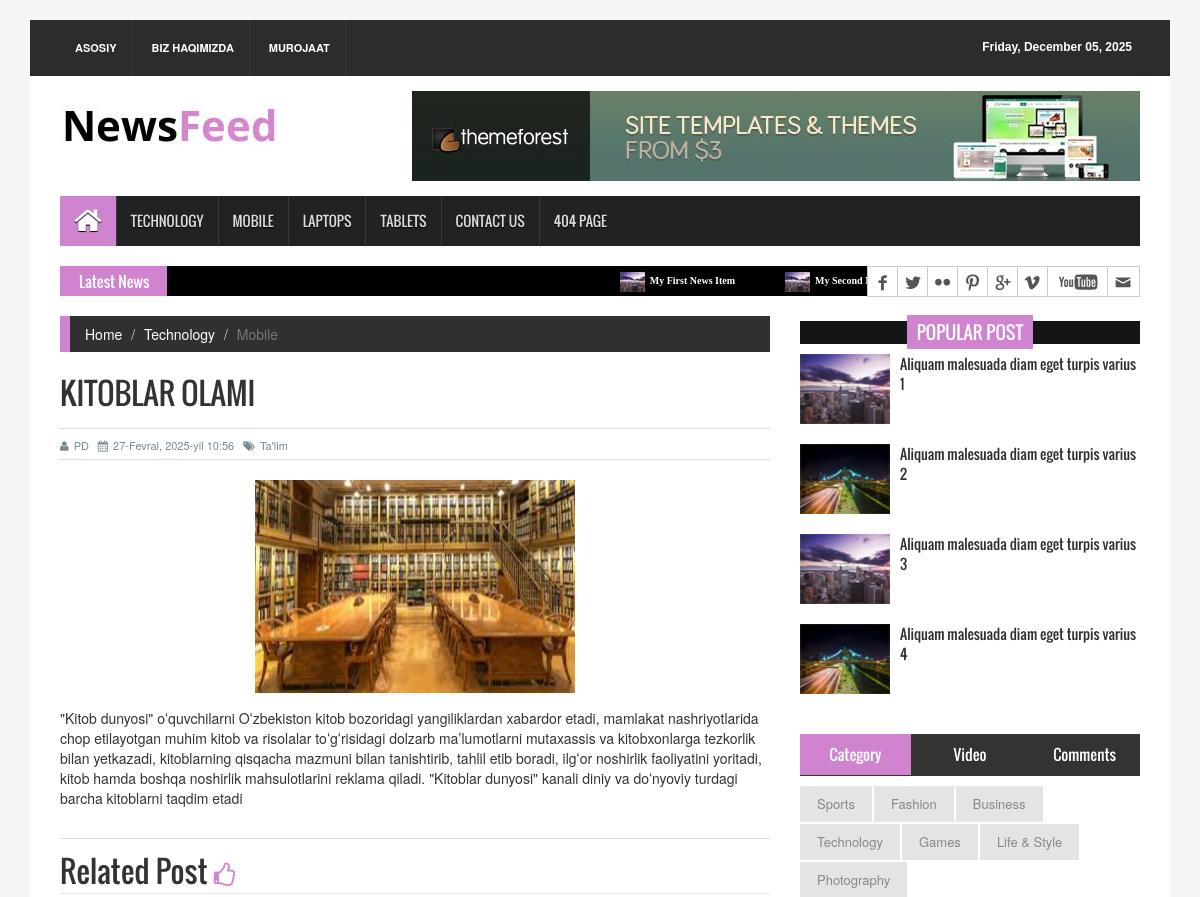
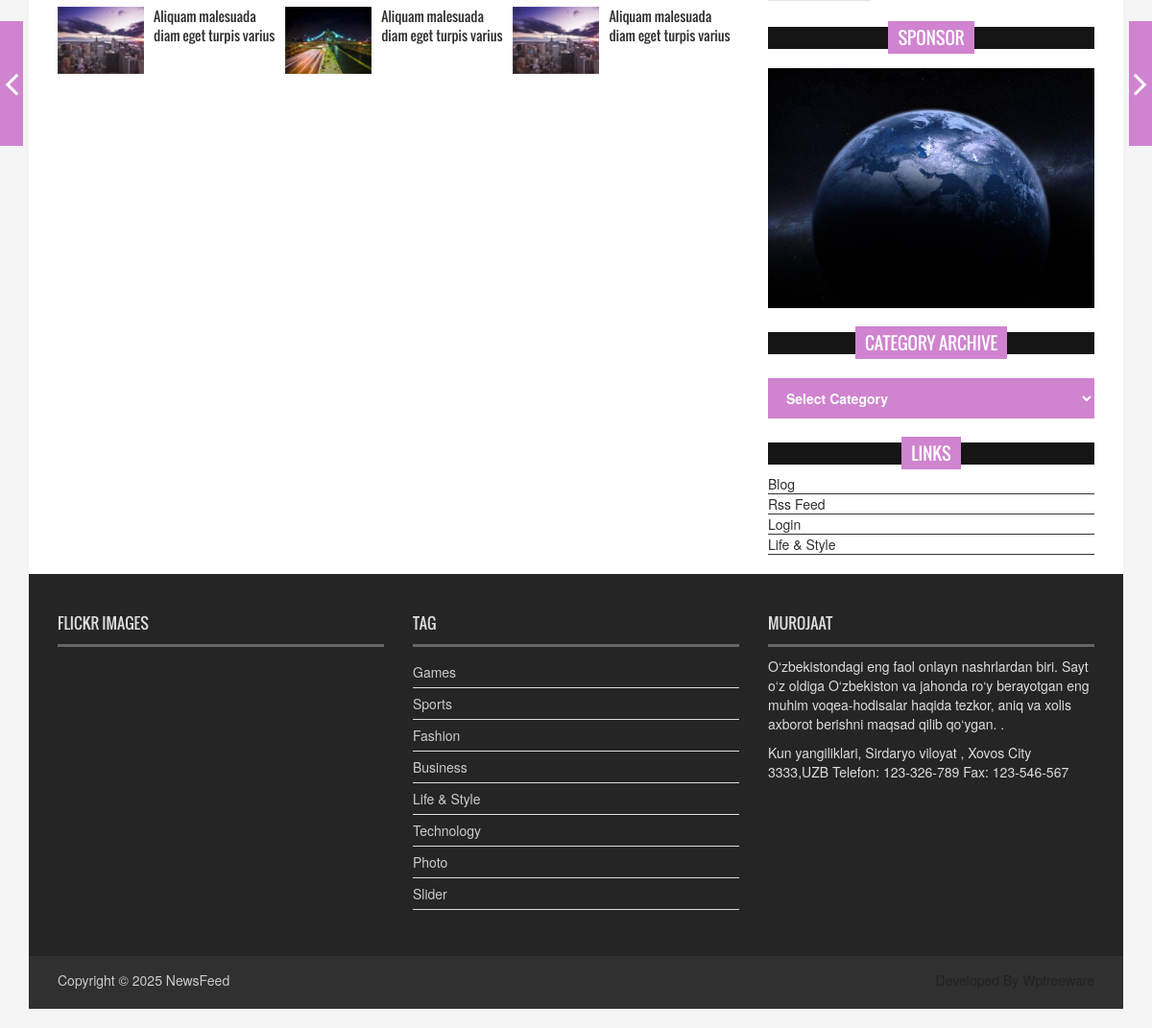
/single/2, run on the app's committed database (2 pictures, top to bottom).
### baza/models.py (models this page shows, shortened)
class News(models.Model):
    class Status(models.TextChoices):
        Draft = "DF",'Draft'
        PUBLISHED = "PD",'Published'
    title=models.CharField(max_length=250,verbose_name="Xabar",help_text="Title of the news")
    slug=models.CharField(max_length=250,verbose_name="Url shakli",help_text="O'zi-ozini to'ldiradi")
    body=models.TextField(verbose_name="Asosiy qismi")
    image=models.ImageField(upload_to='news/images')
    category=models.ForeignKey(Category,on_delete=models.CASCADE,)
    pulish_time=models.DateTimeField(default=timezone.now)
    create_time=models.DateTimeField(auto_now_add=True)
    update_time=models.DateTimeField(auto_now=True)
    status=models.CharField(max_length=2,choices=Status.choices,default=Status.Draft)
    class Meta:
       ordering=['-update_time',]
       verbose_name_plural="Yangiliklar"

class Category(models.Model):
    name = models.CharField(max_length=100,verbose_name="Kategoriya",help_text="Ma'lumot yo'nalishlari")
    def __str__(self):
        return self.name
    class Meta:
        verbose_name_plural = "Yo'nalishlar"

### baza/views.py (the view)
# urls.py: path('single/<int:pk>', single, name='news_detail_page'),
def single(request, pk):
    news = get_object_or_404(News, id=pk)
    context = {'news': news}
    return render(request, 'single_page.html', context)

### templates/single_page.html (shortened to what this page needs)
{% extends 'base.html' %}
{% load static %}
{% block content %}
  <section id="contentSection">
    <div class="row">
      <div class="col-lg-8 col-md-8 col-sm-8">
        <div class="left_content">
          <div class="single_page">
            <ol class="breadcrumb">
              <li><a href="../{% url 'index' %}">Home</a></li>
              <li><a href="#">Technology</a></li>
              <li class="active">Mobile</li>
            </ol>
            <h1>{{ news.title}}</h1>
            <div class="post_commentbox"> <a href="#"><i class="fa fa-user"></i>{{ news.status }}</a> <span><i class="fa fa-calendar"></i>{{ news.pulish_time}}</span> <a href="#"><i class="fa fa-tags"></i>{{ news.category }}</a> </div>
            <div class="single_page_content"> <img class="img-center" src="{{ news.image.url }}" alt="">
                <p>{{ news.body }}</p>
            </div>
            <div class="related_post">
              <h2>Related Post <i class="fa fa-thumbs-o-up"></i></h2>
              <ul class="spost_nav wow fadeInDown animated">
                <li>
                  <div class="media"> <a class="media-left" href="single_page.html"> <img src="../{% static 'images/post_img1.jpg' %}" alt=""> </a>
                    <div class="media-body"> <a class="catg_title" href="single_page.html"> Aliquam malesuada diam eget turpis varius</a> </div>
                  </div>
                </li>
                <li>
                  <div class="media"> <a class="media-left" href="single_page.html"> <img src="../{% static 'images/post_img2.jpg' %}" alt=""> </a>
                    <div class="media-body"> <a class="catg_title" href="single_page.html"> Aliquam malesuada diam eget turpis varius</a> </div>
                  </div>
                </li>
                <li>
                  <div class="media"> <a class="media-left" href="single_page.html"> <img src="../{% static 'images/post_img1.jpg' %}" alt=""> </a>
                    <div class="media-body"> <a class="catg_title" href="single_page.html"> Aliquam malesuada diam eget turpis varius</a> </div>
                  </div>
                </li>
              </ul>
            </div>
          </div>
        </div>
      </div>
      <nav class="nav-slit"> <a class="prev" href="#"> <span class="icon-wrap"><i class="fa fa-angle-left"></i></span>
        </a> <a class="next" href="#"> <span class="icon-wrap"><i class="fa fa-angle-right"></i></span>
        </a> </nav>
      <div class="col-lg-4 col-md-4 col-sm-4">
        <aside class="right_content">
          <div class="single_sidebar">
            <h2><span>Popular Post</span></h2>
            <ul class="spost_nav">
              <li>
                <div class="media wow fadeInDown"> <a href="single_page.html" class="media-left"> <img alt="" src="../{% static 'images/post_img1.jpg' %}"> </a>
                  <div class="media-body"> <a href="single_page.html" class="catg_title"> Aliquam malesuada diam eget turpis varius 1</a> </div>
                </div>
              </li>
              <li>
                <div class="media wow fadeInDown"> <a href="single_page.html" class="media-left"> <img alt="" src="../{% static 'images/post_img2.jpg' %}"> </a>
                  <div class="media-body"> <a href="single_page.html" class="catg_title"> Aliquam malesuada diam eget turpis varius 2</a> </div>
                </div>
              </li>
              <li>
                <div class="media wow fadeInDown"> <a href="single_page.html" class="media-left"> <img alt="" src="../{% static 'images/post_img1.jpg' %}"> </a>
                  <div class="media-body"> <a href="single_page.html" class="catg_title"> Aliquam malesuada diam eget turpis varius 3</a> </div>
                </div>
              </li>
              <li>
                <div class="media wow fadeInDown"> <a href="single_page.html" class="media-left"> <img alt="" src="../{% static 'images/post_img2.jpg' %}"> </a>
                  <div class="media-body"> <a href="single_page.html" class="catg_title"> Aliquam malesuada diam eget turpis varius 4</a> </div>
                </div>
              </li>
            </ul>
          </div>
          <div class="single_sidebar">
            <ul class="nav nav-tabs" role="tablist">
              <li role="presentation" class="active"><a href="#category" aria-controls="home" role="tab" data-toggle="tab">Category</a></li>
              <li role="presentation"><a href="#video" aria-controls="profile" role="tab" data-toggle="tab">Video</a></li>
              <li role="presentation"><a href="#comments" aria-controls="messages" role="tab" data-toggle="tab">Comments</a></li>
            </ul>
            <div class="tab-content">
              <div role="tabpanel" class="tab-pane active" id="category">
                <ul>
                  <li class="cat-item"><a href="#">Sports</a></li>
                  <li class="cat-item"><a href="#">Fashion</a></li>
                  <li class="cat-item"><a href="#">Business</a></li>
                  <li class="cat-item"><a href="#">Technology</a></li>
                  <li class="cat-item"><a href="#">Games</a></li>
                  <li class="cat-item"><a href="#">Life &amp; Style</a></li>
                  <li class="cat-item"><a href="#">Photography</a></li>
                </ul>
              </div>
            </div>
          </div>
          <div class="single_sidebar wow fadeInDown">
            <h2><span>Sponsor</span></h2>
            <a class="sideAdd" href="#"><img src="../{% static 'images/add_img.jpg' %}" alt=""></a> </div>
          <div class="single_sidebar wow fadeInDown">
            <h2><span>Category Archive</span></h2>
            <select class="catgArchive">
              <option>Select Category</option>
            </select>
          </div>
          <div class="single_sidebar wow fadeInDown">
            <h2><span>Links</span></h2>
            <ul>
              <li><a href="#">Blog</a></li>
              <li><a href="#">Rss Feed</a></li>
              <li><a href="#">Login</a></li>
              <li><a href="#">Life &amp; Style</a></li>
            </ul>
          </div>
        </aside>
      </div>
    </div>
  </section>
{% endblock content %}

### templates/base.html (shortened to what this page needs)
{% load static %}
<!DOCTYPE html>
<html lang="uz">
</html>
<head>
<link rel="stylesheet" type="text/css" href="{% static 'assets/css/bootstrap.min.css' %}">
<link rel="stylesheet" type="text/css" href="{% static 'assets/css/font-awesome.min.css' %}">
<link rel="stylesheet" type="text/css" href="{% static 'assets/css/animate.css' %}">
<link rel="stylesheet" type="text/css" href="{% static 'assets/css/font.css' %}">
<link rel="stylesheet" type="text/css" href="{% static 'assets/css/li-scroller.css' %}">
<link rel="stylesheet" type="text/css" href="{% static 'assets/css/slick.css' %}">
<link rel="stylesheet" type="text/css" href="{% static 'assets/css/jquery.fancybox.css' %}">
<link rel="stylesheet" type="text/css" href="{% static 'assets/css/theme.css' %}">
<link rel="stylesheet" type="text/css" href="{% static 'assets/css/style.css' %}">
</head>
<body>
<div class="container">
  <header id="header">
    <div class="row">
      <div class="col-lg-12 col-md-12 col-sm-12">
        <div class="header_top">
          <div class="header_top_left">
            <ul class="top_nav">
              <li><a href="{% url 'index' %}">Asosiy</a></li>
              <li><a href="{% url 'xato' %}">Biz haqimizda</a></li>
              <li><a href="{% url 'contact' %}">Murojaat</a></li>
            </ul>
          </div>
          <div class="header_top_right">
            <p>Friday, December 05, 2025</p>
          </div>
        </div>
      </div>
      <div class="col-lg-12 col-md-12 col-sm-12">
        <div class="header_bottom">
          <div class="logo_area"><a href="index.html" class="logo"><img src="{% static 'images/logo.jpg' %}" alt=""></a></div>
          <div class="add_banner"><a href="#"><img src="{% static 'images/addbanner_728x90_V1.jpg' %}" alt=""></a></div>
        </div>
      </div>
    </div>
  </header>
  <section id="navArea">
    <nav class="navbar navbar-inverse" role="navigation">
      <div id="navbar" class="navbar-collapse collapse">
        <ul class="nav navbar-nav main_nav">
          <li class="active"><a href="index.html"><span class="fa fa-home desktop-home"></span><span class="mobile-show">Home</span></a></li>
          <li><a href="#">Technology</a></li>
          <li class="dropdown"> <a href="#" class="dropdown-toggle" data-toggle="dropdown" role="button" aria-expanded="false">Mobile</a>
          </li>
          <li><a href="#">Laptops</a></li>
          <li><a href="#">Tablets</a></li>
          <li><a href="{% url 'xato' %}">Contact Us</a></li>
          <li><a href="{% url 'xato' %}">404 Page</a></li>
        </ul>
      </div>
    </nav>
  </section>
  <section id="newsSection">
    <div class="row">
      <div class="col-lg-12 col-md-12">
        <div class="latest_newsarea"> <span>Latest News</span>
          <ul id="ticker01" class="news_sticker">
            <li><a href="#"><img src="{% static 'images/news_thumbnail3.jpg' %}" alt="">My First News Item</a></li>
            <li><a href="#"><img src="{% static 'images/news_thumbnail3.jpg' %}" alt="">My Second News Item</a></li>
            <li><a href="#"><img src="{% static 'images/news_thumbnail3.jpg' %}" alt="">My Third News Item</a></li>
            <li><a href="#"><img src="{% static 'images/news_thumbnail3.jpg' %}" alt="">My Four News Item</a></li>
          </ul>
          <div class="social_area">
            <ul class="social_nav">
              <li class="facebook"><a href="#"></a></li>
              <li class="twitter"><a href="#"></a></li>
              <li class="flickr"><a href="#"></a></li>
              <li class="pinterest"><a href="#"></a></li>
              <li class="googleplus"><a href="#"></a></li>
              <li class="vimeo"><a href="#"></a></li>
              <li class="youtube"><a href="#"></a></li>
              <li class="mail"><a href="#"></a></li>
            </ul>
          </div>
        </div>
      </div>
    </div>
  </section>
    {% block content %}
    {% endblock content %}
 <footer id="footer">
    <div class="footer_top">
      <div class="row">
        <div class="col-lg-4 col-md-4 col-sm-4">
          <div class="footer_widget wow fadeInLeftBig">
            <h2>Flickr Images</h2>
          </div>
        </div>
        <div class="col-lg-4 col-md-4 col-sm-4">
          <div class="footer_widget wow fadeInDown">
            <h2>Tag</h2>
            <ul class="tag_nav">
              <li><a href="#">Games</a></li>
              <li><a href="#">Sports</a></li>
              <li><a href="#">Fashion</a></li>
              <li><a href="#">Business</a></li>
              <li><a href="#">Life &amp; Style</a></li>
              <li><a href="#">Technology</a></li>
              <li><a href="#">Photo</a></li>
              <li><a href="#">Slider</a></li>
            </ul>
          </div>
        </div>
        <div class="col-lg-4 col-md-4 col-sm-4">
          <div class="footer_widget wow fadeInRightBig">
            <h2>Murojaat</h2>
            <p>O‘zbekistondagi eng faol onlayn nashrlardan biri. Sayt o‘z oldiga O‘zbekiston va jahonda ro‘y berayotgan eng muhim voqea-hodisalar haqida tezkor, aniq va xolis axborot berishni maqsad qilib qo‘ygan.
.</p>
            <address>
            Kun yangiliklari, Sirdaryo viloyat , Xovos City 3333,UZB Telefon: 123-326-789 Fax: 123-546-567
            </address>
          </div>
        </div>
      </div>
    </div>
    <div class="footer_bottom">
      <p class="copyright">Copyright &copy; 2025 <a href="index.html">NewsFeed</a></p>
      <p class="developer">Developed By Wpfreeware</p>
    </div>
  </footer>
</div>
</body>
</html>

### static/assets/css/li-scroller.css (style rules this page uses)
ul.newsticker { position:relative; left:750px; font:bold 10px Verdana; list-style-type:none; margin:0; padding:0 }
ul.newsticker li { float:left; margin:0; padding:0 }
ul.newsticker a { white-space:nowrap; padding:0; color:#fff; margin:0 50px 0 0 }
ul.newsticker a > img { height:20px; margin-right:5px; width:25px }

### static/assets/css/theme.css (style rules this page uses)
.navbar-inverse .navbar-nav > .active > a, .navbar-inverse .navbar-nav > .active > a:hover, .navbar-inverse .navbar-nav > .active > a:focus { background-color:#d083cf }
.latest_newsarea span { background:none repeat scroll 0 0 #d083cf }
.single_sidebar > h2 span { background:none repeat scroll 0 0 #d083cf }
.nav-tabs > li.active > a, .nav-tabs > li.active > a:hover, .nav-tabs > li.active > a:focus { background-color:#d083cf }
.breadcrumb { border-left:10px solid #d083cf }
.nav-slit .icon-wrap { background-color:#d083cf }
.catgArchive { background-color:#d083cf }
.related_post > h2 i { color:#d083cf }

### data on the page
News: title "KITOBLAR OLAMI", status "PD", pulish_time "27-Fevral, 2025-yil 10:56", category "Ta'lim", image (picture), body "\"Kitob dunyosi\" oʻquvchilarni Oʻzbekiston kitob bozoridagi yangiliklardan xabardor etadi, mamlakat nashriyotlarida chop etilayotgan muhim kitob va risolalar toʻgʻrisidagi dolzarb maʼlumotlarni mutaxassis va kitobxonlarga tezkorlik bilan yetkazadi, kitoblarning qisqacha mazmuni bilan tanishtirib, tahlil etib boradi, ilgʻor noshirlik faoliyatini yoritadi, kitob hamda boshqa noshirlik mahsulotlarini reklama qiladi. \"Kitoblar dunyosi\" kanali diniy va doʻnyoviy turdagi barcha kitoblarni taqdim etadi"
